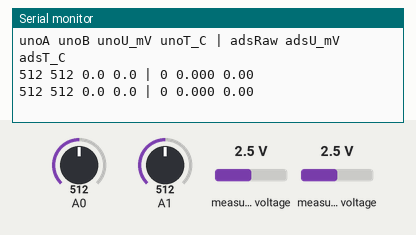
The sketch below on a simulated Arduino Uno, built with avr-gcc and run on an emulated ATmega328P. On the bench: the last lines printed to the serial monitor. The inputs (shaded band) are chosen by the test bench; at power-on: A0 = 512, A1 = 512, measured voltage 2.5 V.

Above: at 1.2 s.
1.3 s: A0 set to 716
At 2.4 s:
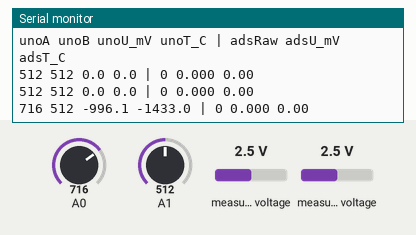
2.8 s: A1 set to 716
At 3.9 s:
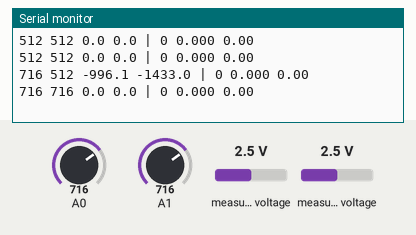
4.3 s: A0 set to 992
At 5.6 s:
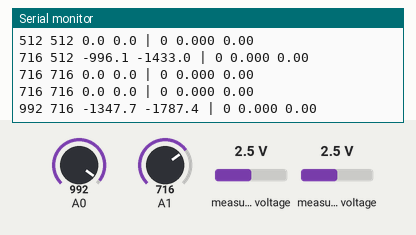
5.8 s: A1 set to 992
At 6.9 s:
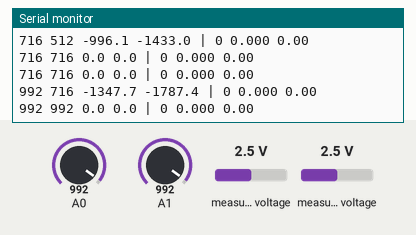
Timing chart, 0 to 8.3 s (numbered marks = the images above; inputs shaded):
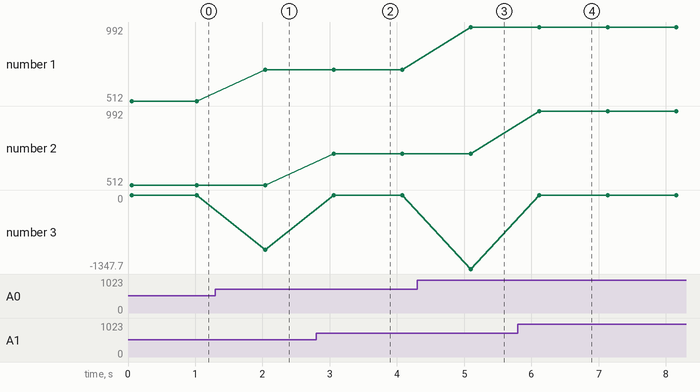

Measured:
- after the input at 1.3 s, the serial monitor: prints a new line after 0.74 s (image 1)
- after the input at 2.8 s, the serial monitor: prints a new line after 0.26 s (image 2)
- after the input at 4.3 s, the serial monitor: prints a new line after 0.80 s (image 3)
- after the input at 5.8 s, the serial monitor: prints a new line after 0.32 s (image 4)
- plotted number 1: 512 → 716 after the input at 1.3 s, 716 → 992 after the input at 4.3 s
- plotted number 3: 0 → -996.1 after the input at 1.3 s, 0 → -1347.7 after the input at 4.3 s

The sketch:

pt100_bridge.ino
```cpp
// pt100_bridge.ino
// Reads a PT100 in a Wheatstone bridge two ways and prints both once per second:
//   1. The Arduino Uno's own 10-bit ADC, reading each bridge midpoint on its
//      own input and subtracting in software.
//   2. An ADS1115 module, reading the bridge difference directly on a
//      differential input with gain 16 (+/-0.256 V range).
//
// Companion sketch to the post "Why your PT100 lives in a Wheatstone bridge" by Marius Gjerd.
//
// Wiring
//   Bridge supply: Uno 3.3V pin to the top of both dividers, GND to the bottom.
//   Left divider:  3.3V -- R1 (2.2k) -- A -- R2 (100 ohm) -- GND
//   Right divider: 3.3V -- R3 (2.2k) -- B -- PT100       -- GND
//   Uno A0  <- A        Uno A1  <- B
//   ADS1115 AIN0 <- B   ADS1115 AIN1 <- A
//   ADS1115 VDD -> 5V, GND -> GND, SDA -> A4, SCL -> A5, ADDR -> GND (address 0x48)
//   No PT100 at hand? Use a 100 ohm trimmer pot and set it with a multimeter.
//   138.5 ohm is the PT100 at 100 C, 107.7 ohm is 20 C.
//
// Library: Adafruit_ADS1X15 (install it from the Arduino Library Manager).

#include <Wire.h>
#include <Adafruit_ADS1X15.h>

// ---- Circuit constants. Measure your real parts and put the values here. ----
const float VS    = 3.3;      // bridge supply in volts (measure the Uno's 3.3V pin)
const float R1    = 2200.0;   // left divider, top (ohm)
const float R2    = 100.0;    // left divider, bottom (ohm)
const float R3    = 2200.0;   // right divider, top (ohm)
const float R0    = 100.0;    // PT100 resistance at 0 C (ohm)
const float ALPHA = 0.00385;  // PT100 temperature coefficient (1/C)

// ---- Converter constants ----
// Uno ADC reference is the 5V rail, which is rarely exactly 5.0 V. On USB it is
// often 4.7 to 5.0 V. Measure the 5V pin with a multimeter and put the real value here.
const float UNO_VREF  = 5.0;            // Uno ADC reference: the 5V rail (measure it)
const float UNO_STEPS = 1024.0;         // 10 bits
const float ADS_FSR   = 0.256;          // ADS1115 full scale at GAIN_SIXTEEN (volts)
const float ADS_STEPS = 32768.0;        // 15 bits each side of zero

const unsigned long INTERVAL_MS = 1000;

Adafruit_ADS1115 ads;   // 16-bit variant (sets the right bit shift and data rate)
bool adsFound = false;

// Bridge voltage U = B - A (volts) to PT100 resistance (ohm).
// U = VS * (rt / (R3 + rt) - R2 / (R1 + R2)), solved for rt.
float bridgeToResistance(float u) {
  float x = u / VS + R2 / (R1 + R2);   // x = rt / (R3 + rt)
  return x * R3 / (1.0 - x);
}

// PT100 resistance (ohm) to temperature (C).
// rt = R0 * (1 + ALPHA * t), solved for t.
float resistanceToTemp(float rt) {
  return (rt / R0 - 1.0) / ALPHA;
}

void setup() {
  Serial.begin(9600);
  while (!Serial) {
    ; // wait for the serial port on boards that need it
  }

  ads.setGain(GAIN_SIXTEEN);   // +/-0.256 V, 7.8 microvolts per step
  adsFound = ads.begin();      // default I2C address 0x48
  if (!adsFound) {
    Serial.println("ADS1115 not found. Check wiring and address. Printing Uno values only.");
  }

  Serial.println("unoA unoB unoU_mV unoT_C | adsRaw adsU_mV adsT_C");
}

void loop() {
  // --- 1. Uno built-in ADC: two single-ended readings, subtracted ---
  // Each input measures against GND, so A0 sees about 0.14 V and A1 about
  // 0.15 to 0.20 V. The bridge signal is the small difference between them.
  analogRead(A0);                 // throwaway read lets the input settle
  int rawA = analogRead(A0);
  analogRead(A1);
  int rawB = analogRead(A1);

  float vA = rawA * UNO_VREF / UNO_STEPS;
  float vB = rawB * UNO_VREF / UNO_STEPS;
  float unoU = vB - vA;           // about 4.9 mV per step on each input
  float unoT = resistanceToTemp(bridgeToResistance(unoU));

  Serial.print(rawA);
  Serial.print(' ');
  Serial.print(rawB);
  Serial.print(' ');
  Serial.print(unoU * 1000.0, 1);
  Serial.print(' ');
  Serial.print(unoT, 1);

  // --- 2. ADS1115: one differential reading, AIN0 - AIN1 = B - A ---
  Serial.print(" | ");
  if (adsFound) {
    int16_t adsRaw = ads.readADC_Differential_0_1();
    float adsU = adsRaw * ADS_FSR / ADS_STEPS;
    float adsT = resistanceToTemp(bridgeToResistance(adsU));

    Serial.print(adsRaw);
    Serial.print(' ');
    Serial.print(adsU * 1000.0, 3);
    Serial.print(' ');
    Serial.println(adsT, 2);
  } else {
    Serial.println("- - -");
  }

  delay(INTERVAL_MS);
}
```
